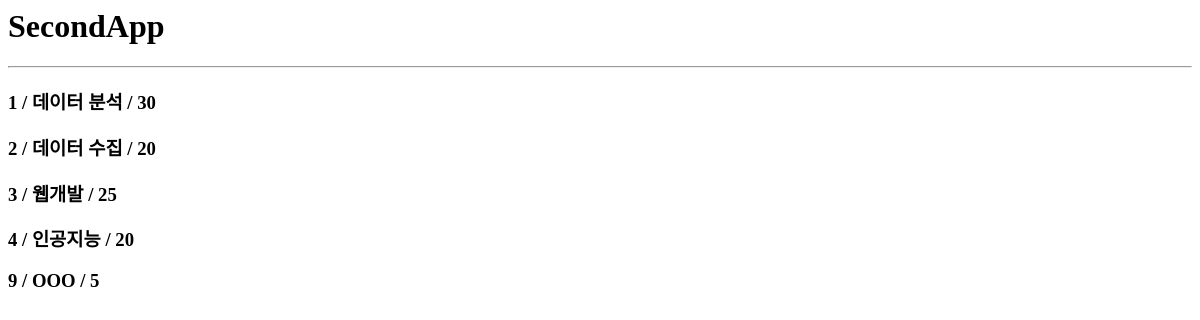
The app's page /second/show/, older data.
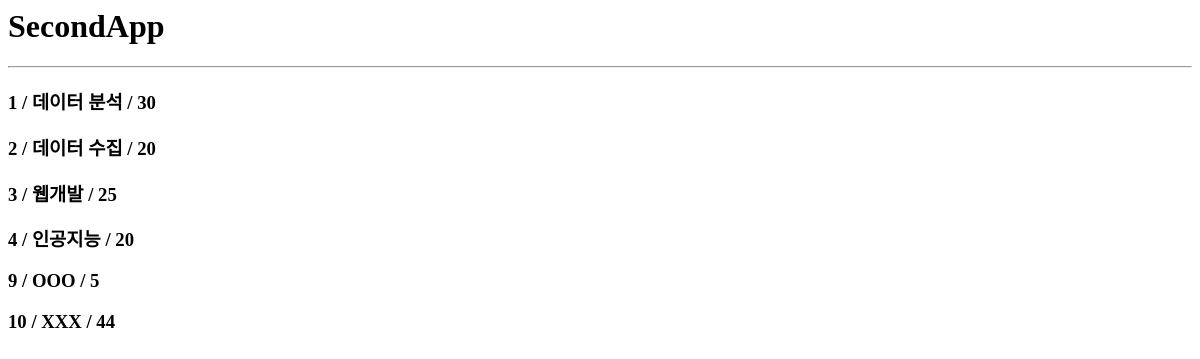
The same page, newer data.
### secondapp/models.py (models this page shows)
class Course(models.Model):
  name = models.CharField(max_length=30)
  cnt = models.IntegerField()

### secondapp/views.py (the view)
# urls.py: path('show/', views.show, name='show'),
def show(request):
  course = Course.objects.all()
  return render(
    request, 'secondapp/show.html',
    { 'data': course }
  )

### secondapp/templates/secondapp/show.html
<h1>SecondApp</h1>
<hr>
{% for c in data %}
  <h3>
    {{ c.id }} / {{ c.name }}
    / {{ c.cnt }}
  </h3>
{% endfor %}

Row changes from the older to the newer data that the page shows:
added Course: id "10", name "XXX", cnt "44"
